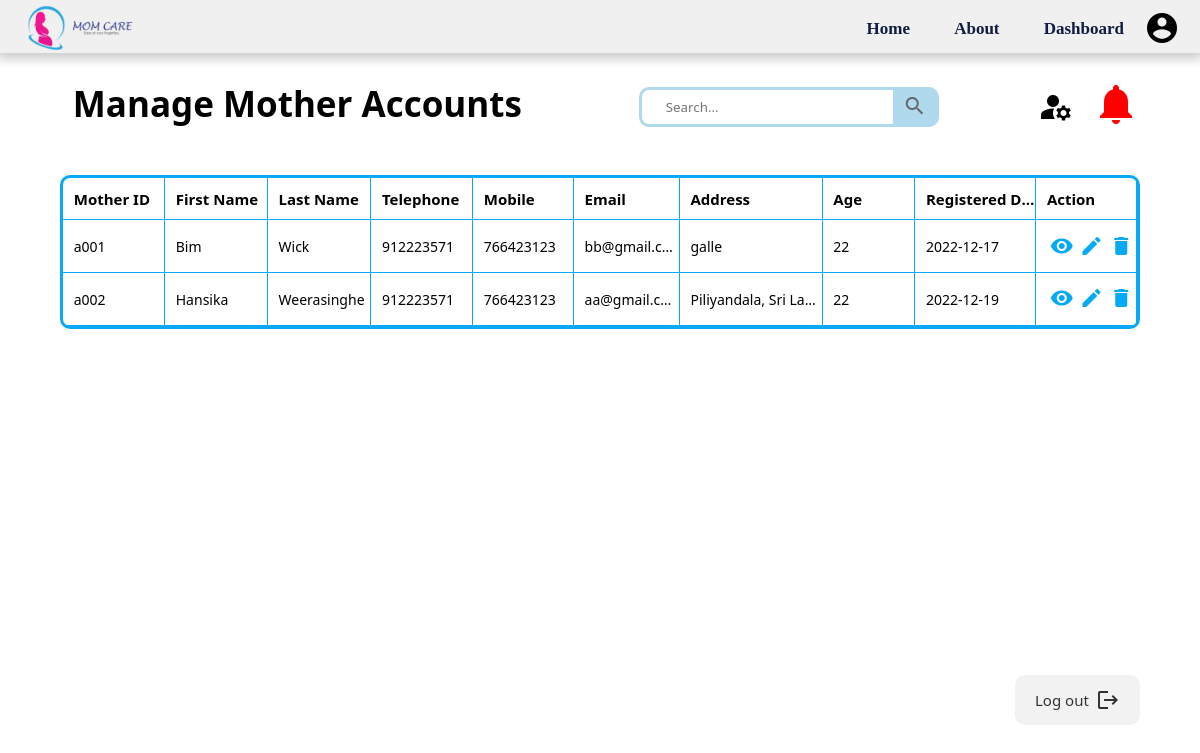
/View/Admin/admin-managemother.php (signed in), run on an earlier commit of the app's database.
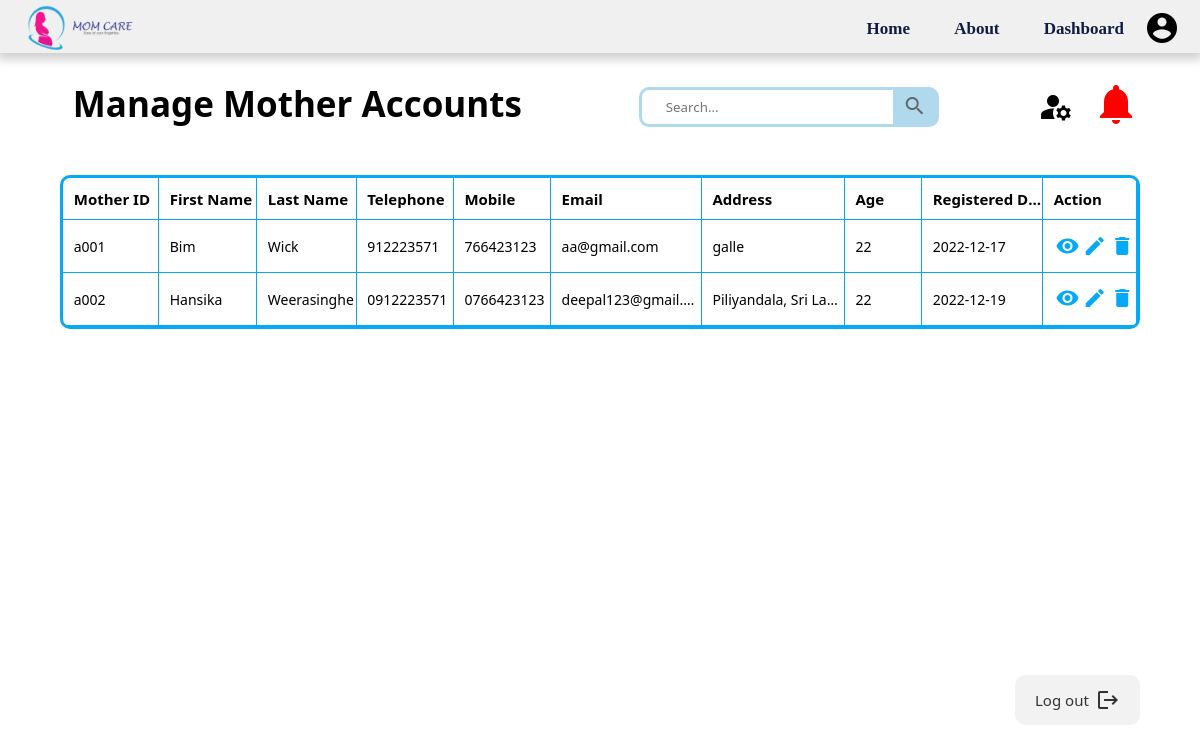
And on a later commit of the database.
### tables this page shows
CREATE TABLE IF NOT EXISTS `mother_details` (
  `mom_id` varchar(11) NOT NULL,
  `mom_fname` varchar(255) NOT NULL,
  `mom_mname` varchar(255) NOT NULL,
  `mom_lname` varchar(255) NOT NULL,
  `mom_landline` varchar(10) NOT NULL,
  `mom_mobile` varchar(10) NOT NULL,
  `mom_propic` varchar(255) NOT NULL,
  `mom_email` varchar(255) NOT NULL,
  `mom_password` varchar(255) NOT NULL,
  `mom_address` varchar(255) NOT NULL,
  `mom_DOB` date NOT NULL,
  `mom_age` int(10) NOT NULL,
  `mom_regdate` date NOT NULL,
  `guardian_name` varchar(255) NOT NULL,
  `guardian_mobile` varchar(10) NOT NULL,
  `reg_user_id` int(11) NOT NULL,
  `mom_delivery_date` date DEFAULT NULL,
  PRIMARY KEY (`mom_id`),
  KEY `reg_user_id` (`reg_user_id`)
);

### Config/admin-managemotherprocess.php (called while the page is built)
<?php
require_once 'dbConnection.php';
$sql = "SELECT mom_id, mom_fname, mom_lname, mom_age, mom_address, mom_email, mom_mobile, mom_landline, mom_regdate FROM mother_details;";
$result = $con->query($sql);
?>

### View/Admin/admin-managemother.php (the view, shortened to what this page needs)
<?php
    include "../../Assets/Includes/header_admin.php";
    include "..\..\Config\admin-managemotherprocess.php";
?>
<!DOCTYPE html>
<html lang="en">
<head>
    <link rel="stylesheet" href="..\..\Assets\css\style-common.css" type="text/css">
</head>
<body>
    <div class="a-container">
        <div class="a-content">
            <div class="a-container-n">
                <h1>Manage Mother Accounts</h1>
                <form class="ma-searchbar" action="/action_page.php" style="margin:auto;max-width:300px">
                    <input type="text" placeholder="Search..." name="search">
                    <button type="submit"><i class="material-icons">search</i></button>
                </form>
                <div class="a-container-m">
                        <div class="a-dropdown"><div class="a-manage-icon"><i class="material-icons" alt="manage accounts">manage_accounts</i>
                        </div>
                        </div>
                        <a href = "admin-notification.php"><i class="material-icons" alt="notification icon">notifications</i></a>
                </div>
            </div>
            <div class="ma-table">
                <table>
                    <tr>
                        <th>Mother ID</th>
                        <th>First Name</th>
                        <th>Last Name</th>
                        <th>Telephone</th>
                        <th>Mobile</th>
                        <th>Email</th>
                        <th>Address</th>
                        <th>Age</th>
                        <th>Registered Date</th>
                        <th>Action</th>
                    </tr>
                    <?php
                    if ($result->num_rows>0){
                        while($row = $result->fetch_assoc()){
                            $id = $row['mom_id'];
                            $fname = $row['mom_fname'];
                            $lname = $row['mom_lname'];
                            $age = $row['mom_age'];
                            $address = $row['mom_address'];
                            $email = $row['mom_email'];
                            $tel1 = $row['mom_landline'];
                            $tel2 = $row['mom_mobile'];
                            $regdate = $row['mom_regdate'];
                    $output = '<tr>';
                    $output .= "<td>$id</td>";
                    $output .= "<td>$fname</td>";
                    $output .= "<td>$lname</td>";
                    $output .= "<td>$tel1</td>";
                    $output .= "<td>$tel2</td>";
                    $output .= "<td>$email</td>";
                    $output .= "<td>$address</td>";
                    $output .= "<td>$age</td>";
                    $output .= "<td>$regdate</td>";
                    $output .= '<td><div class="ma-actions">
                                <a href = "#"><div class="ma-img-action"><i class="material-icons" alt="view icon">visibility</i></div></a>
                                <a href = "admin-updatemother.php"><div class="ma-img-action"><i class="material-icons" alt="edit icon">edit</i></div></a>
                                <a href = "..\..\Config\admin-deletemotherprocess.php?status=delete&id=';
                $output .=$id;
                $output .='"><div class="ma-img-action"><i class="material-icons" alt="delete icon">delete</i></div></a>
                            </div>
                        </td>';
                    echo "$output";
                        }
                    }
                    ?>
                </table>
            </div>
        </div>
        <div class="a-content-2">
            <a href = "..\..\Config\admin-logout.php"><button>
                <div class="a-btn-text"><h6>Log out</h6></div>
                <i class="material-icons" alt="logout">logout</i>
            </button></a>
        </div>
    </div>
</body>
</html>

### Assets/Includes/header_admin.php (shortened to what this page needs)
<!DOCTYPE html>
<html lang="en">
<head>
</head>
<body>
    <div>
    <nav class="topnav">
        <img class="logo-MomCare" src="../../Assets/images/common/logo.png" alt="logo-MomCare">
        <ul>
            <li><a href="../../index.php">Home</a></li>
            <li><a href="../../About.php">About</a></li>
            <li><a target="_self" href="..\..\View\Admin\admin-dashboard.php">Dashboard</a></li>
        </ul>
        <i class = "material-icons" alt="profile_pic">account_circle</i>
    </nav>
    </div>
</body>
</html>

### Assets/css/style-common.css (style rules this page uses)
.a-container { position: absolute; right: 0; width: 100%; height: 100%; background-color: white; }
a { text-decoration: none; }
.a-content { position: relative; margin-top: 5%; min-height: 75%; }
.a-container-n { padding-top: 20px; display: flex; justify-content: space-between; }
.a-container-m { margin-right: 5%; display: flex; }
.a-container-m .material-icons { font-size: 48px; color: red; }
.a-manage-icon .material-icons { font-size: 36px; color: black; padding-top: 25%; margin-left: -50%; }
.a-content-2 { width:95%; display: flex; justify-content: space-between; padding-top: 15px; }
.a-content-2 button { padding: 10px 20px; border-style: none; border-radius: 10px; display: flex; justify-content: space-between; align-items: center; width: 125px; height: 50px; opacity: 0.8; margin-right: 5%; cursor: pointer; }
.a-container-n h1 { text-indent: 0.8rem; font-weight: 600; font-size: 35px; margin-left: 5%; }
.a-btn-text h6 { font-size: 15px; text-decoration: none; font-weight: 500; }
.a-dropdown { position: relative; display: inline-block; }
.ma-table { max-width: 90%; background-color: white; margin-left: 5%; margin-right: 5%; margin-top: 3.5%; position: absolute; border: 3.5px solid #05a9f5; border-radius: 10px; }
.ma-table table { width: 100%; border-collapse: collapse; }
.ma-table th { font-size: 15px; padding-bottom: 1%; padding-top: 2%; }
.ma-table td { font-size: 14px; }
.ma-table th, .ma-table td { padding: 1% 0% 1% 1%; text-align: left; border-bottom: 1px solid #05a9f5; border-right: 1px solid #05a9f5; width: 10%; white-space: nowrap; overflow: hidden; text-overflow: ellipsis; max-width: 200px; }
.ma-actions { display: flex; align-items: center; justify-content: space-around; }
.ma-actions a .material-icons { font-size: 24px; margin-top: 10%; color: #05a9f5; }
.ma-searchbar { display: flex; width: 350rem; height: 5vh; background-color: white; border: 3px solid rgb(177, 217, 238); border-radius: 10px; outline-style: none; }
.ma-searchbar button { border-style: none; background-color: rgb(177, 217, 238); width: 15%; }
.ma-searchbar button .material-icons { font-size: 24px; padding: 5%; color: #666668; }
.ma-searchbar input { border-style: none; outline-style: none; padding: 15px; width: 85%; margin-left: 3%; }

### Assets/Includes/header_admin.php (style rules this page uses)
body { margin: 0%; font-family: system-ui, -apple-system, BlinkMacSystemFont, 'Segoe UI', Roboto, Oxygen, Ubuntu, Cantarell, 'Open Sans', 'Helvetica Neue', sans-serif; }
.topnav { background-color: #f0f0f0; margin-right: 0px; overflow: hidden; position: fixed; top: 0; padding-top: 10px; width: 100%; height: 60px; margin-top: -7px; box-shadow: 0 3px 10px 3px rgba(0,0,0,.2); display: flex; justify-content: space-between; align-items: center; z-index: 9999; }
.topnav ul li a { color: #111C43; font-family:'Calibri'; font-weight: bold; text-decoration: none; font-size: 17px; }
.topnav ul { width: 100%; text-align: right; }
.topnav ul li { display: inline-block; list-style: none; margin: 10px 20px; }
.logo-MomCare { width: 151px; height: 50px; padding-left: 10px; top: 8px; }
.topnav .material-icons { font-size: 36px; cursor: pointer; margin-right: 20px; }

### View/Admin/admin-managemother.php (style rules this page uses)
* { margin: 0; padding: 0; box-sizing: border-box; font-family: system-ui, -apple-system, BlinkMacSystemFont, 'Segoe UI', Roboto, Oxygen, Ubuntu, Cantarell, 'Open Sans', 'Helvetica Neue', sans-serif; }

What changed in the data, as far as the page shows it:
changed mother_details "Bim": mom_email "bb@gmail.c…" → "aa@gmail.com"
changed mother_details "Hansika": mom_landline "912223571" → "0912223571"; mom_mobile "766423123" → "0766423123"; mom_email "aa@gmail.c…" → "deepal123@gmail.c…"
